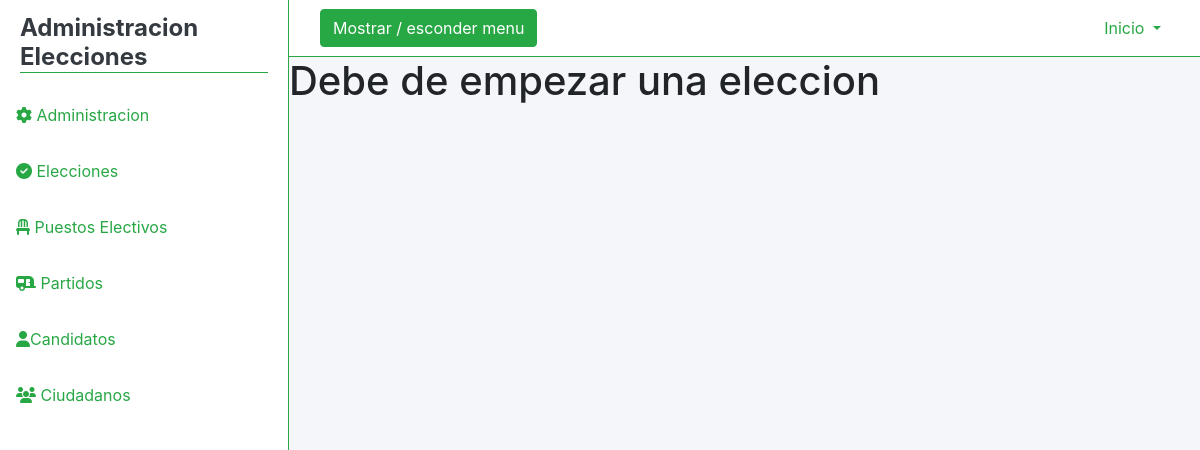
Before: /admin/menuAdmin.php (signed in) with the older database file.
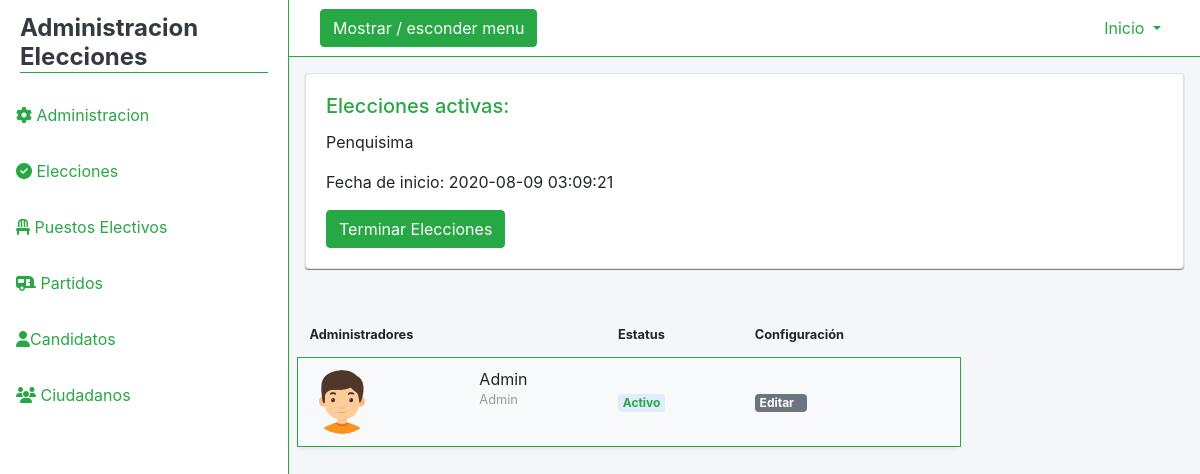
After: the same page with the newer database file.
### tables this page shows
CREATE TABLE `elecciones` (
  `idElecciones` int(11) NOT NULL,
  `Nombre` varchar(45) DEFAULT NULL,
  `Fecha_realizacion` timestamp NULL DEFAULT current_timestamp(),
  `Estado` varchar(45) DEFAULT NULL
);

### elecciones/servicios/EleccioneServiceDataBase.php (called while the page is built, shortened)
<?php
require_once 'eleccion.php';
class EleccionServiceDatabase
{
    private $context;
    public function __construct()
    {
        $this->context = new Conexion();
    }
    public function GetList()
    {
        $elecciones = array();
        $db = $this->context->conectar();
        $stmt = $db->prepare("SELECT * FROM elecciones ORDER BY Fecha_realizacion DESC ");
        $stmt->execute();
        $result = $stmt->get_result();
        if ($result->num_rows !== 0) {
            while ($row = $result->fetch_object()) {
                $eleccion = new Eleccion();
                $eleccion->InicializarDatos($row->idElecciones, $row->Nombre, $row->Fecha_realizacion, $row->Estado);
                array_push($elecciones, $eleccion);
            }
        }
        return $elecciones;
    }
}

### elecciones/servicios/eleccion.php (called while the page is built, shortened)
<?php
class Eleccion
{
    public function InicializarDatos($id, $nombre, $Fecha_realizacion, $Estado)
    {
        $this->Nombre = $nombre;
        $this->Fecha_realizacion = $Fecha_realizacion;
        $this->Estado = $Estado;
    }
}

### admin/menuAdmin.php (the view, shortened to what the changed rows need)
<?php
require_once "../elecciones/servicios/EleccioneServiceDataBase.php";
$eleccion = new EleccionServiceDatabase();
$lista = $eleccion->GetList();
?>
<!DOCTYPE html>
<html lang="es">
<head>
    <link rel="stylesheet" href="../assets/css/admin.css" type="text/css">
    <link rel="stylesheet" href="https://stackpath.bootstrapcdn.com/bootstrap/4.5.0/css/bootstrap.min.css">
</head>
<body>
<div class="d-flex" id="content-wrapper">
    <div id="page-content-wrapper" class="w-100 bg-light-blue">
      <nav class="navbar navbar-expand-lg navbar-light bg-white border-bottom border-success">
        <div class="container">
        </div>
      </nav>
<?php if (!empty($lista[0])): ?>
                  <div class="container-fluid p-3">
                    <div class="">
                    <div class="card card-elec">
  <div class="card-body">
    <h5 class="card-title text-success">Elecciones activas:</h5>
    <p class="card-text"> <?php echo $lista[0]->Nombre; ?></p>
    <p>Fecha de inicio: <?php echo $lista[0]->Fecha_realizacion; ?> </p>
    <?php if ($lista[0]->Estado == 'inactivo'): ?>
    <a href="../elecciones/servicios/terminarEleccion.php"  class="btn btn-success disabled">Terminar Elecciones</a>
    <?php else: ?>
 <a href="../elecciones/servicios/terminarEleccion.php"  class="btn btn-success ">Terminar Elecciones</a>
    <?php endif;?>
  </div>
</div>
                  </div>
</div>
      <div id="content" class="container-fluid p-2">
        <section class="py-3">
          <div class="row mb-3">
            <div class="col-xl-9 col-lg-12">
              <div class="table-responsive">
                <table class="table">
                  <thead>
                    <tr>
                      <th colspan="2"><small class="font-weight-bold">Administradores<small></th>
                      <th scope="col"><small class="font-weight-bold">Estatus<small></th>
                      <th scope="col"><small class="font-weight-bold">Configuración<small></th>
                    </tr>
                  </thead>
                  <tbody>
                    <tr class="shadow-sm border border-success rounded">
                      <td><img src="../assets/img/chico.png" class="img-fluid rounded-circle avatar" /></td>
                      <td><span class="d-block">Admin</span><small class="text-muted">Admin</small>
                      </td>
                      <td class="align-middle"><span class="badge badge-primary text-success">Activo</span></td>
                      <td class="align-middle"><span class="badge badge-secondary">Editar </span></td>
                    </tr>
                  </tbody>
                </table>
              </div>
            </div>
          </div>
        </section>
      </div>
    </div>
  </div>
          <?php else: ?>
               <h1>Debe de empezar una eleccion</h1>
          <?php endif;?>
</body>
</html>

Changed rows visible on the page:
added elecciones: Nombre "Penquisima", Fecha_realizacion "2020-08-09 03:09:21"
Other visible differences:
text no longer shown: "Debe de empezar una eleccion"
text now shown: "Elecciones activas: Fecha de inicio: Terminar Elecciones Administradores Estatus Configuración Admin Admin Activo Editar"
